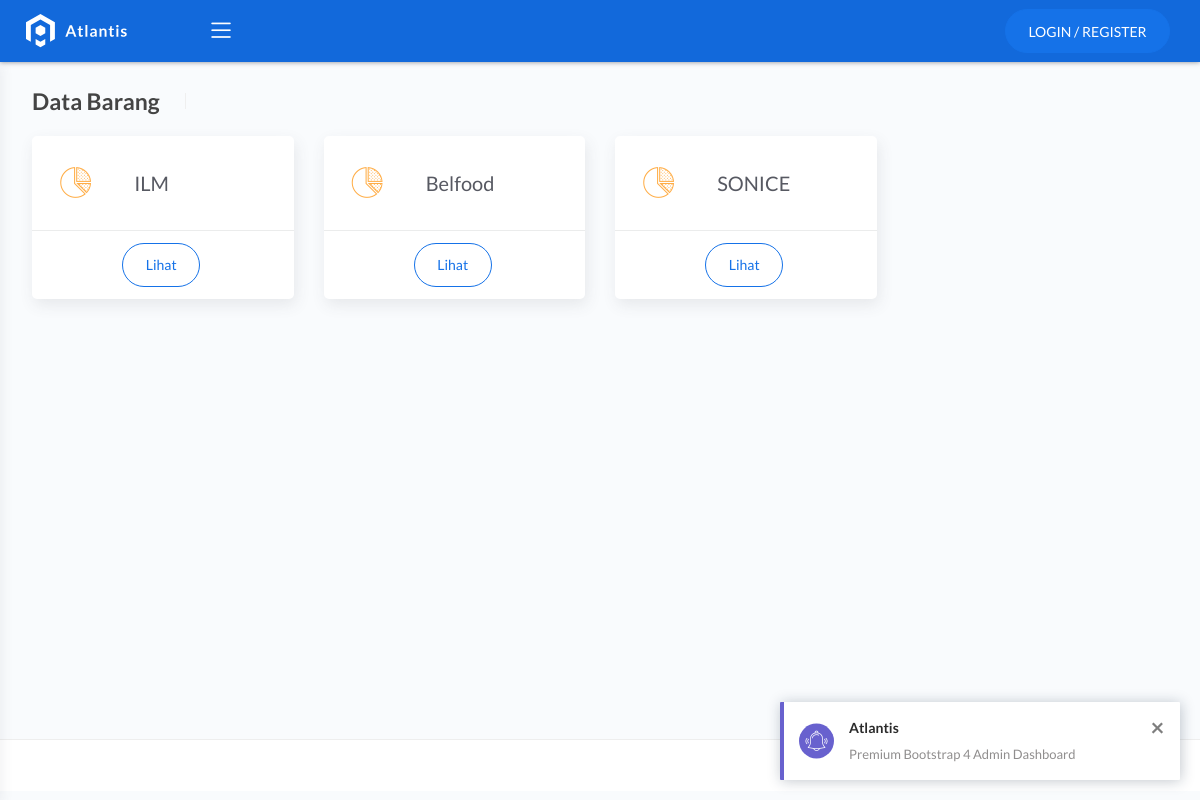
The page / on the database its author committed.
### tables this page shows
CREATE TABLE `merek` (
  `id_merek` varchar(4) NOT NULL,
  `merek` varchar(30) DEFAULT NULL,
  `kode_merek` varchar(4) DEFAULT NULL
);

### application/controllers/Dashboard.php (called while the page is built, shortened)
<?php
	 class Dashboard extends CI_Controller
	 {
	 	function __construct()
	 	{
	 		$this->load->model("Barangmodel");
	 	}
	 	public function index()
	 		{
	 			$data['barang'] = $this->Barangmodel->getMerek();
				$this->load->view('_partial/headerfront');
				$this->load->view('frontend',$data);
				$this->load->view('_partial/footer');
			}
	 }
 ?>

### index.php (called while the page is built, shortened)
<?php
require_once BASEPATH.'core/CodeIgniter.php';

### application/models/Barangmodel.php (called while the page is built, shortened)
<?php
	class Barangmodel extends CI_Model
	{
		public function getmerek()
		{
			return $this->db->get('merek')->result();
		}
	}
?>

### application/views/frontend.php (the view, shortened to what this page needs)
<div class="main-panel">
			<div class="content">
				<div class="page-inner">
					<div class="page-header">
						<h4 class="page-title">Data Barang</h4>
					</div>
					<div class="row">
					<?php foreach ($barang as $key): ?>
						<div class="col-sm-6 col-md-3">
							<div class="card card-stats card-round">
								<div class="card-body ">
									<div class="row">
										<div class="col-4">
											<div class="icon-big text-center">
												<i class="flaticon-chart-pie text-warning"></i>
											</div>
										</div>
										<div class="col-7 col-stats">
											<div class="numbers">
												<h4 class="card-title"><?php echo $key->merek ?></h4>
											</div>
										</div>
									</div>
								</div>
								<div class="card-footer">
									<div class="col-md-6 ml-auto mr-auto">
										<a href="#" class="btn btn-primary btn-border btn-round btn-md">Lihat</a>
									</div>
								</div>
							</div>
						</div>
					<?php endforeach ?>
					</div>
				</div>
			</div>

### rows shown on the page
merek: merek "ILM"
merek: merek "Belfood"
merek: merek "SONICE"
